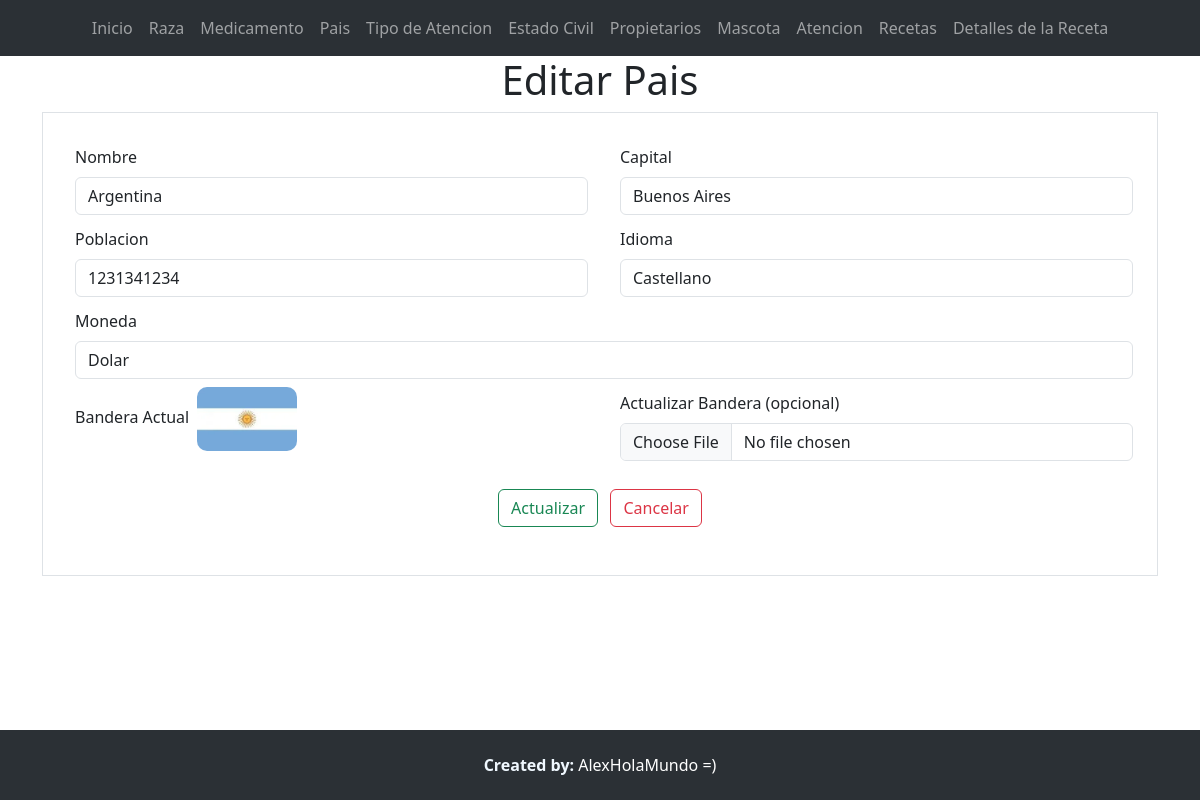
Screenshot of /editarPais/3 with the database file from the repository.
### Aplicaciones/Veterinaria/models.py (models this page shows, shortened)
class Pais (models.Model):
    idPais_wt=models.AutoField(primary_key=True)
    nombre_wt=models.CharField(max_length=50)
    capital_wt=models.CharField(max_length=50)
    poblacion_wt=models.IntegerField()
    idioma_wt=models.CharField(max_length=50)
    moneda_wt=models.CharField(max_length=50)
    imgBandera_wt=models.FileField(upload_to='banderas', null=True, blank=True)

### Aplicaciones/Veterinaria/views.py (the view)
# urls.py: path('editarPais/<id>',views.editarPais),
def editarPais(request,id):
    paisEditar=Pais.objects.get(idPais_wt=id)
    return render(request,'editarPais.html',{'pais':paisEditar})

### Aplicaciones/Veterinaria/templates/editarPais.html (shortened to what this page needs)
{% extends "./plantilla.html" %} {% block contenido %} {% load static %}
<h1 class="text-center">Editar Pais</h1>
<div class="container">
  <div class="row">
    <div class="col-md-12">
      <form
        class="border p-4"
        action="/actualizarPais/"
        method="POST"
        enctype="multipart/form-data"
      >
        <div class="row">
          <div class="col-md-6">
            <div class="m-1">
              <label for="" class="form-label m-1">Nombre</label>
              <input
                type="text"
                required
                class="form-control m-1"
                placeholder="Ej. Ecuador"
                value="{{pais.nombre_wt}}"
                name="nombre_wt"
                id="nombre_wt"
              />
            </div>
          </div>
          <div class="col-md-6">
            <div class="m-1">
              <label for="" class="form-label m-1">Capital</label>
              <input
                type="text"
                required
                class="form-control m-1"
                placeholder="Ej. Quito"
                value="{{pais.capital_wt}}"
                name="capital_wt"
                id="capital_wt"
              />
            </div>
          </div>
        </div>
        <div class="row">
          <div class="col-md-6">
            <div class="m-1">
              <label for="" class="form-label m-1">Poblacion</label>
              <input
                type="number"
                required
                class="form-control m-1"
                placeholder="Ej. 1000000000"
                value="{{pais.poblacion_wt}}"
                name="poblacion_wt"
                id="poblacion_wt"
              />
            </div>
          </div>
          <div class="col-md-6">
            <div class="m-1">
              <label for="" class="form-label m-1">Idioma</label>
              <input
                type="text"
                required
                class="form-control m-1"
                placeholder="Ej. Castellano"
                value="{{pais.idioma_wt}}"
                name="idioma_wt"
                id="idioma_wt"
              />
            </div>
          </div>
          <div class="col-md-12">
            <div class="m-1">
              <label for="" class="form-label m-1">Moneda</label>
              <input
                type="text"
                required
                class="form-control m-1"
                placeholder="Ej. Dolar"
                value="{{pais.moneda_wt}}"
                name="moneda_wt"
                id="moneda_wt"
              />
            </div>
          </div>
        </div>
        <div class="row">
          <div class="col-md-6">
            <div class="m-1">
              <label for="" class="form-label m-1">Bandera Actual</label>
              {% if pais.imgBandera_wt %}
              <a href="{{ pais.imgBandera_wt.url }}" target="_blank">
                <img
                  src="{{ pais.imgBandera_wt.url }}"
                  alt="Bandera Actual"
                  style="max-width: 200px; max-height: 200px"
                />
              </a>
              {% else %}
              <b>No hay bandera asociada</b>
              {% endif %}
            </div>
          </div>
          <div class="col-md-6">
            <div class="m-1">
              <label for="" class="form-label m-1"
                >Actualizar Bandera (opcional)</label
              >
              <input
                type="file"
                accept="image/*"
                class="form-control m-1"
                name="imgBandera_wt"
                id="imgBandera_wt"
              />
            </div>
          </div>
        </div>
        <center class="m-4">
          <button type="submit" name="button" class="btn btn-outline-success">
            Actualizar</button
          >&nbsp;&nbsp;
          <a href="/listaPais" class="btn btn-outline-danger"> Cancelar </a>
        </center>
      </form>
    </div>
  </div>
</div>
{% endblock %}

### crudDjango/static/css/styles.css (style rules this page uses)
img { width: 100px; object-position: center; border-radius: 10px; }
body { margin: 0; padding: 0; margin-bottom: 70px; }

### rows the page displays
Pais: nombre_wt "Argentina", capital_wt "Buenos Aires", poblacion_wt "1231341234", idioma_wt "Castellano", moneda_wt "Dolar", imgBandera_wt (picture)
